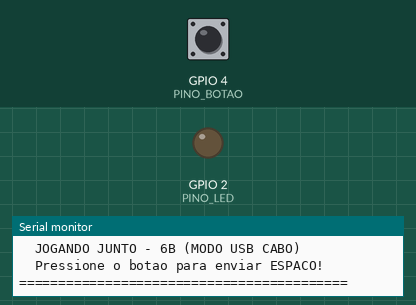
This program was run on a simulated ESP32. On the bench: output pins drawn as LEDs (lit = HIGH), the last lines printed to the serial monitor. Inputs (shaded band) come from the test bench; at power-on: GPIO 4 (PINO_BOTAO) HIGH.

Above: at 1.7 s.
1.8 s: GPIO 4 (PINO_BOTAO) pulled LOW for 0.15 s
At 1.91 s:
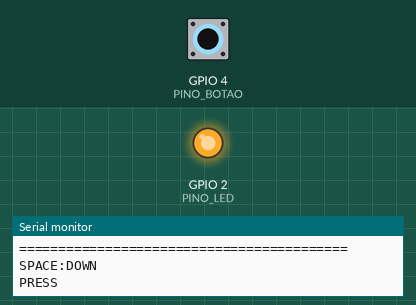
3.4 s: GPIO 4 (PINO_BOTAO) pulled LOW for 3.2 s
At 7.7 s:
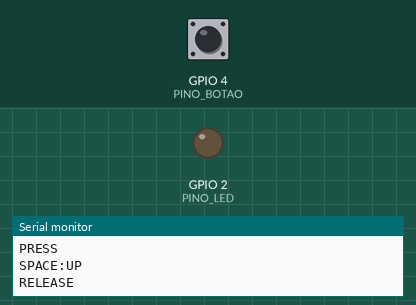
Timing chart, 0 to 9.2 s (numbered marks = the images above; inputs shaded):
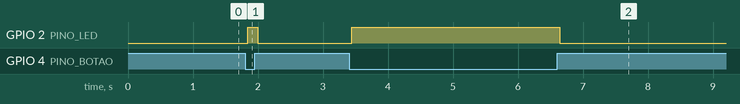

Measured:
- after the input at 1.8 s, GPIO 2 (PINO_LED): LOW → HIGH at once, → LOW 0.15 s later
- after the input at 3.4 s, GPIO 2 (PINO_LED): LOW → HIGH at once, → LOW 3.2 s later

The program:

main.cpp
```cpp
/*
 ==============================================================================
   PROJETO: JOGANDO JUNTO - 6º ANO B (InovaCEV 2026)
   CONTROLE ACESSÍVEL DE 1 BOTÃO GIGANTE (Modo USB / Serial HID)

   Orientação: Prof. Luis Felipe Patrocínio (patrodev.com)
   Placa: ESP32 DevKit V1
   Função: Envia comandos de Teclado diretamente pelo CABO USB (Plug-and-Play)
 ==============================================================================

 Olá, equipe do 6º Ano B! 👋
 Para garantir 100% de estabilidade e zero atrasos na feira, este código envia
 a batida do botão gigante DIRETAMENTE PELO CABO USB conectado ao computador!
*/

#include <Arduino.h>

// 1. DEFINIÇÃO DOS PINOS DO CIRCUITO
const int PINO_BOTAO = 4;   // GPIO 4 (identificado como D4 na placa)
const int PINO_LED = 2;     // GPIO 2 (LED azul interno do ESP32)

// 2. VARIÁVEIS DE CONTROLE DO DEBOUNCE (FILTRO ANTI-PULA-PULA)
int ultimoEstadoLido = HIGH;             // O que o sensor leu na rodada anterior
int estadoEstavelBotao = HIGH;           // Estado confirmado (HIGH = Solto / LOW = Apertado)
unsigned long tempoUltimaMudanca = 0;    // Relógio que marca a última vibração
const unsigned long TEMPO_DEBOUNCE = 40; // Tempo de espera rápido: 40 milissegundos

void setup() {
  // Inicializa a comunicação USB Serial em alta velocidade (115200 bps)
  Serial.begin(115200);
  delay(500);

  // Mensagem inicial de inicialização USB
  Serial.println("\n==========================================");
  Serial.println("  JOGANDO JUNTO - 6B (MODO USB CABO)     ");
  Serial.println("  Pressione o botao para enviar ESPACO!   ");
  Serial.println("==========================================");

  // Configura o pino do LED azul como Saída
  pinMode(PINO_LED, OUTPUT);
  digitalWrite(PINO_LED, LOW); // Começa apagado

  // Configura o botão com o resistor PULL-UP interno do ESP32:
  // Pino D4 fica em 3.3V (HIGH) enquanto o botão estiver solto.
  // Quando encosta no GND, vai para 0V (LOW). Zero resistores externos!
  pinMode(PINO_BOTAO, INPUT_PULLUP);
}

void loop() {
  // Lê o sinal elétrico do botão agora (HIGH = Solto / LOW = Apertado)
  int leituraAtual = digitalRead(PINO_BOTAO);

  // Se houve qualquer alteração ou tremor mecânico no papelão:
  if (leituraAtual != ultimoEstadoLido) {
    tempoUltimaMudanca = millis(); // Reinicia o cronômetro do filtro
  }

  // Se o sinal ficou estável por mais de 40ms:
  if ((millis() - tempoUltimaMudanca) > TEMPO_DEBOUNCE) {

    // Se o estado mudou de verdade:
    if (leituraAtual != estadoEstavelBotao) {
      estadoEstavelBotao = leituraAtual;

      // ========================================================
      // CASO A: O BOTÃO FOI APERTADO! (Circuito fechou em LOW)
      // ========================================================
      if (estadoEstavelBotao == LOW) {
        // 1. Acende o LED azul da placa para dar feedback visual
        digitalWrite(PINO_LED, HIGH);

        // 2. Envia os comandos pelo Cabo USB para o computador
        // O formato "SPACE:DOWN" e "PRESS" é reconhecido pela página web e scripts
        Serial.println("SPACE:DOWN");
        Serial.println("PRESS");
      }
      // ========================================================
      // CASO B: O BOTÃO FOI SOLTO! (Voltou para HIGH)
      // ========================================================
      else {
        // 1. Apaga o LED azul
        digitalWrite(PINO_LED, LOW);

        // 2. Avisa pelo cabo USB que o botão foi liberado
        Serial.println("SPACE:UP");
        Serial.println("RELEASE");
      }
    }
  }

  // Guarda o último estado para comparar na próxima rodada
  ultimoEstadoLido = leituraAtual;

  // Descanso mínimo de 2 milissegundos
  delay(2);
}
```
